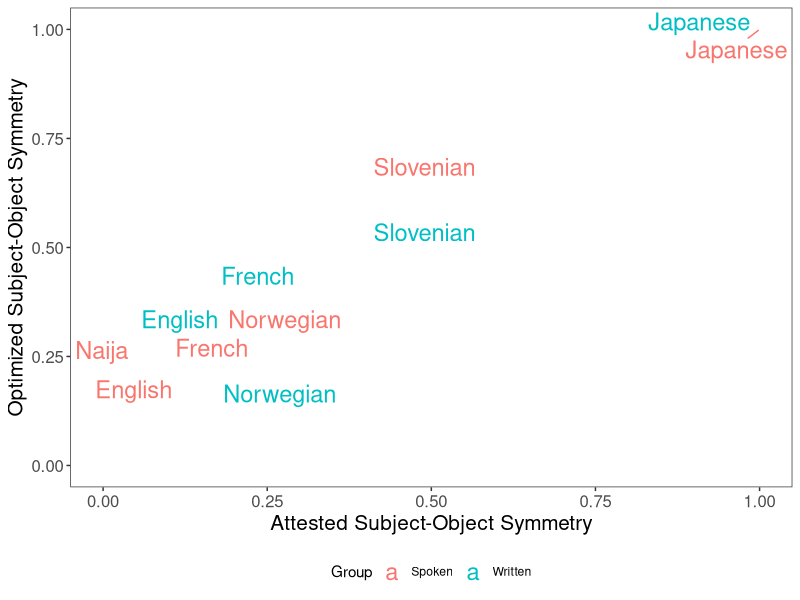

R code for this plot:
library(tidyr)
library(dplyr)

spoken = read.csv("spoken.tsv", sep="\t")

library(ggplot2)

library(ggrepel)
spoken2 = rbind(spoken %>% select(Language, OSSameSide_Real_Prob, OSSameSide) %>% mutate(Group="Spoken"), spoken %>% select(Language, OSSameSide_Real_Prob, OSSameSide_Other) %>% rename(OSSameSide=OSSameSide_Other) %>% mutate(Group="Written") %>% filter(Language != "Naija"))
plot = ggplot(spoken2, aes(x=OSSameSide_Real_Prob, y=OSSameSide)) +geom_text_repel(aes(label=Language, y=OSSameSide, color=Group), size=6) + xlim(0,1) + ylim(0,1) + xlab("Attested Subject-Object Symmetry") + ylab("Optimized Subject-Object Symmetry")+ theme_bw() + theme(legend.position="bottom", axis.text=element_text(size=12), axis.title=element_text(size=15)) + theme(panel.grid = element_blank())
ggsave(plot, file="spoken.pdf", width=7, height=7)

sink("spoken_results.txt")
cat("SPOKEN ONLY:\n")
print(cor.test(spoken$OSSameSide, spoken$OSSameSide_Real_Prob))
cat("\nCORPORA FROM MAIN EXPERIMENT\n")
print(cor.test(spoken$OSSameSide_Other, spoken$OSSameSide_Real_Prob))
sink()

#
#summary(lm(OSSameSide ~ OSSameSide_Real_Prob, data=spoken))
#
#summary(lm(OSSameSide_Real_Prob ~ OSSameSide, data=spoken))
#
#library(brms)
#model = brm(OSSameSide_Real_Prob ~ OSSameSide, data=spoken)
#
#spoken2 = spoken[spoken$Language != "English",]
#model = brm(OSSameSide_Real_Prob ~ OSSameSide, data=spoken2)
#spoken2 = spoken[spoken$Language != "Norwegian",]
#model = brm(OSSameSide_Real_Prob ~ OSSameSide, data=spoken2)
#
##summary(brm(OSSameSide_Real_Prob ~ OSSameSide + (1+OSSameSide|Family), data=spoken, iter=20000, prior=prior("normal(0,1)", class="b")))
## doesn't converge
